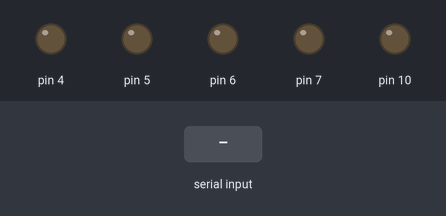
The sketch below on a simulated Arduino Uno, built with avr-gcc and run on an emulated ATmega328P. Shown: output pins drawn as LEDs (lit = HIGH). Inputs (shaded band) come from the test bench. What the sketch prints to the serial monitor is not drawn.

Above: at 1.2 s.
1.3 s: "L" received over the second serial link
At 2.5 s:
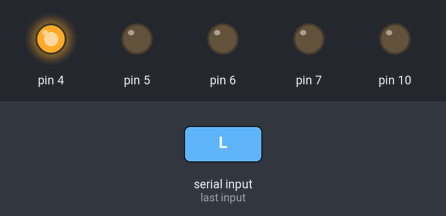
2.8 s: "F" received over the second serial link
At 3.9 s:
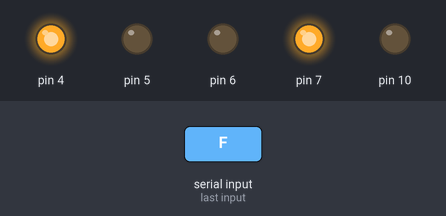
4.3 s: "G" received over the second serial link
At 5.0 s:
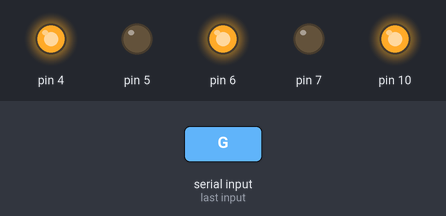
5.8 s: "S" received over the second serial link
At 6.1 s:
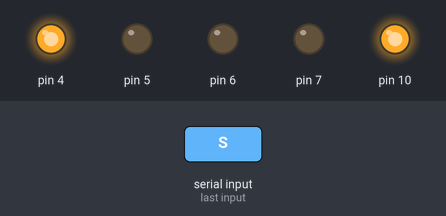
7.3 s: "1" received over the second serial link
At 8.5 s:
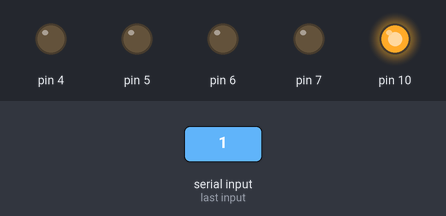
8.8 s: "F" received over the second serial link
At 9.6 s:
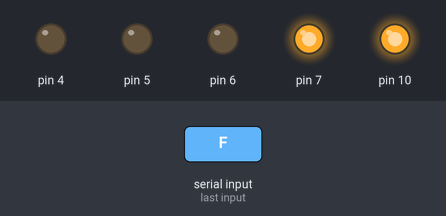
Timing chart, 0 to 11.3 s (numbered marks = the images above; inputs shaded):
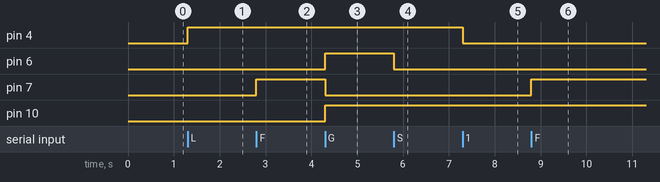

Measured:
- after the input at 1.3 s, pin 4: LOW → HIGH at once
- after the input at 2.8 s, pin 7: LOW → HIGH at once
- after the input at 4.3 s, pin 6, pin 10: LOW → HIGH at once; pin 7: HIGH → LOW at once
- after the input at 5.8 s, pin 6: HIGH → LOW at once
- after the input at 7.3 s, pin 4: HIGH → LOW at once
- after the input at 8.8 s, pin 7: LOW → HIGH at once

The sketch:

RC.ino
```cpp
#include <SoftwareSerial.h>
#include <Servo.h>
#include <String.h>

SoftwareSerial mySerial(8, 9);
char a1;

void setup() {
  pinMode(6, OUTPUT);
  pinMode(7, OUTPUT);

  pinMode(4, OUTPUT);
  pinMode(5, OUTPUT);
  Serial.begin(9600);
  mySerial.begin(9600);
}

void loop() {
  if (mySerial.available()) {
    a1 = char(mySerial.read());
    Serial.write(a1);
    if(a1 == 'L'){
      digitalWrite(4, HIGH);
      digitalWrite(5, LOW);
      delay(10);
    }
    else if(a1 == 'F'){
      digitalWrite(6, LOW);
      digitalWrite(7, HIGH);
      delay(!0);
    }
    else if(a1 == 'S'){
      digitalWrite(6, LOW);
      digitalWrite(7, LOW);
      delay(10);
    }
    else if(a1 == 'G'){
      digitalWrite(6, HIGH);
      digitalWrite(7, LOW);
      analogWrite(10, 255);
      delay(10);
    }
    else{
      digitalWrite(6, LOW);
      digitalWrite(7, LOW);
      digitalWrite(4, LOW);
      digitalWrite(5, LOW);
    }
    a1 = "";
  }
}
```
